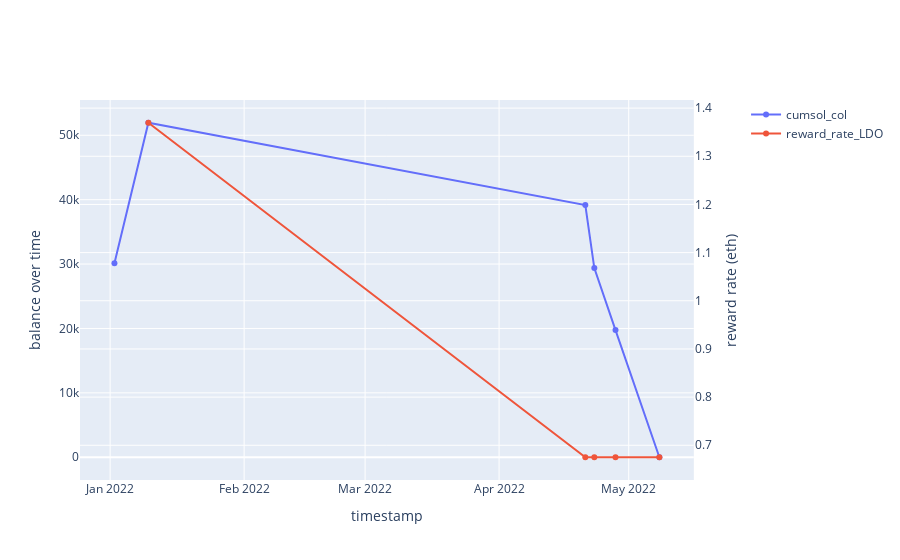
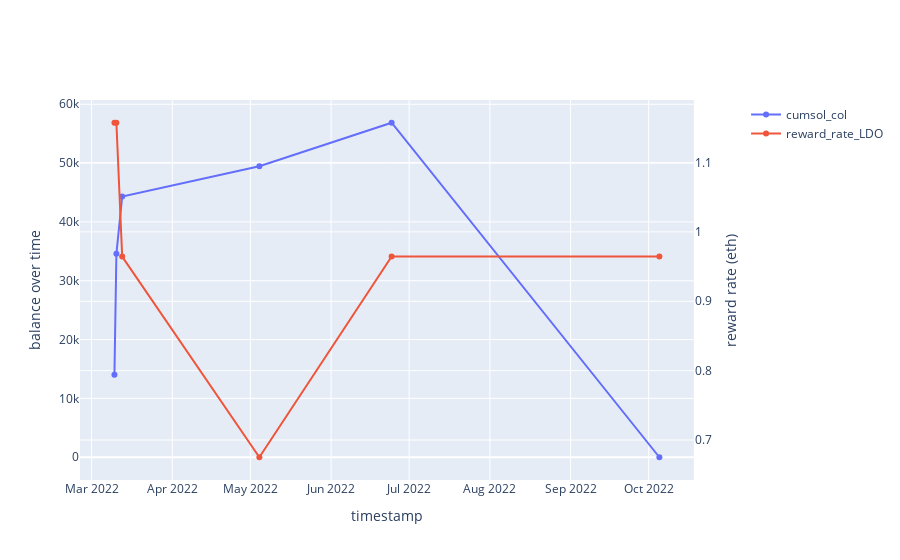
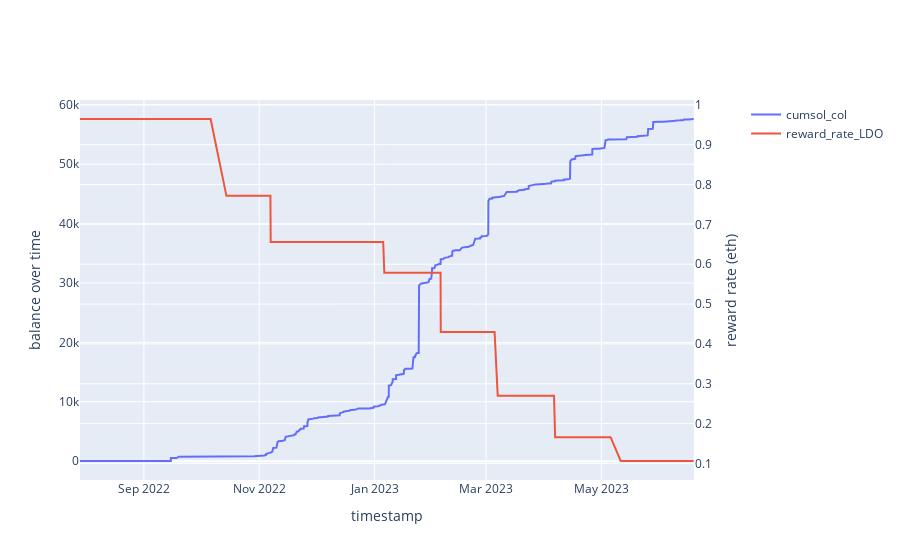
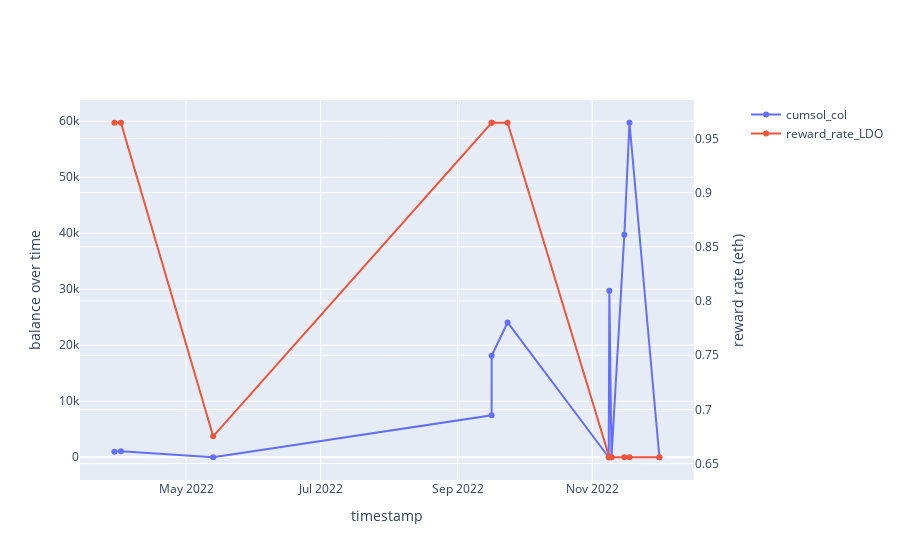

These figures' notebook cell, in order:
### Markdown cell above
### Whale's balance over time compared to LDO reward rate

### Code cell
# the actual graph of whale balance over time vs. reward rate 
import plotly.graph_objects as go 
from plotly.subplots import make_subplots

# top 21 whales graphs (whales who had over 50,000 eth cumulatively)
top_21_whales  = transfer_df.groupby('user').max().sort_values('cumsol_col').tail(21)
# filtering for transactions after 2022
top_21_whales_filtered = top_21_whales[top_21_whales['timestamp'] > '2022-01-01']

for whale in top_21_whales_filtered.index:
    largest_whale = transfer_df[transfer_df['user'] == whale]
    print(whale)
    # merging stETH ETH df onto largest whale df so we can access the reward rate and cumsol col in the same dataframe
    reward_time_largest_whale = stETH_ETH_incentive_rewards_df.loc[stETH_ETH_incentive_rewards_df.index.isin(largest_whale['timestamp'].dt.normalize())]
    reward_time_largest_whale = reward_time_largest_whale.sort_index()
    
    merged_largest_whale = pd.merge_asof(largest_whale, reward_time_largest_whale['reward_rate'], left_index=True, right_index=True)
    
    fig = make_subplots(specs=[[{"secondary_y": True}]])
    fig.add_trace(
    go.Scatter(x=merged_largest_whale.index, y=merged_largest_whale['cumsol_col'], name='cumsol_col'),
    secondary_y=False,
    )
    fig.add_trace(
    go.Scatter(x=merged_largest_whale.index, y=merged_largest_whale['reward_rate'], name='reward_rate_LDO'),
    secondary_y=True, 
    )

    fig.update_xaxes(title_text='timestamp')
    fig.update_yaxes(title_text='balance over time', secondary_y=False)
    fig.update_yaxes(title_text='reward rate (eth)', secondary_y=True)
    fig.show()

### Figure 1 — Plotly figure (JSON) as saved in the notebook; plotly's stock layout.template omitted (floating-point values rounded to 4 significant figures)
{"data": [{"name": "cumsol_col", "type": "scatter", "x": ["2022-01-01T23:51:53", "2022-01-09T20:16:20", "2022-04-20T23:01:05", "2022-04-23T01:02:25", "2022-04-27T22:42:30", "2022-05-08T02:20:46"], "xaxis": "x", "y": [30130.0, 51950.0, 39160.0, 29370.0, 19750.0, 0], "yaxis": "y"}, {"name": "reward_rate_LDO", "type": "scatter", "x": ["2022-01-01T23:51:53", "2022-01-09T20:16:20", "2022-04-20T23:01:05", "2022-04-23T01:02:25", "2022-04-27T22:42:30", "2022-05-08T02:20:46"], "xaxis": "x", "y": [null, 1.37, 0.6752, 0.6752, 0.6752, 0.6752], "yaxis": "y2"}], "layout": {"xaxis": {"anchor": "y", "domain": [0, 0.94], "title": {"text": "timestamp"}}, "yaxis": {"anchor": "x", "domain": [0, 1], "title": {"text": "balance over time"}}, "yaxis2": {"anchor": "x", "overlaying": "y", "side": "right", "title": {"text": "reward rate (eth)"}}}}

### Figure 2 — Plotly figure (JSON) as saved in the notebook; plotly's stock layout.template omitted (floating-point values rounded to 4 significant figures)
{"data": [{"name": "cumsol_col", "type": "scatter", "x": ["2022-03-09T18:59:39", "2022-03-10T13:01:08", "2022-03-12T18:23:40", "2022-05-04T10:55:33", "2022-06-24T06:24:23", "2022-10-05T02:32:35"], "xaxis": "x", "y": [14010.0, 34580.0, 44330.0, 49460.0, 56860.0, 0], "yaxis": "y"}, {"name": "reward_rate_LDO", "type": "scatter", "x": ["2022-03-09T18:59:39", "2022-03-10T13:01:08", "2022-03-12T18:23:40", "2022-05-04T10:55:33", "2022-06-24T06:24:23", "2022-10-05T02:32:35"], "xaxis": "x", "y": [1.157, 1.157, 0.9645, 0.6752, 0.9645, 0.9645], "yaxis": "y2"}], "layout": {"xaxis": {"anchor": "y", "domain": [0, 0.94], "title": {"text": "timestamp"}}, "yaxis": {"anchor": "x", "domain": [0, 1], "title": {"text": "balance over time"}}, "yaxis2": {"anchor": "x", "overlaying": "y", "side": "right", "title": {"text": "reward rate (eth)"}}}}

### Figure 3 — Plotly figure (JSON) as saved in the notebook; plotly's stock layout.template omitted (floating-point values rounded to 4 significant figures; data arrays with more than 128 entries replaced by an {"elided": "..."} marker saying what was removed)
{"data": [{"name": "cumsol_col", "type": "scatter", "x": {"elided": "702 str values"}, "xaxis": "x", "y": {"elided": "702 float values"}, "yaxis": "y"}, {"name": "reward_rate_LDO", "type": "scatter", "x": {"elided": "702 str values"}, "xaxis": "x", "y": {"elided": "702 float values"}, "yaxis": "y2"}], "layout": {"xaxis": {"anchor": "y", "domain": [0, 0.94], "title": {"text": "timestamp"}}, "yaxis": {"anchor": "x", "domain": [0, 1], "title": {"text": "balance over time"}}, "yaxis2": {"anchor": "x", "overlaying": "y", "side": "right", "title": {"text": "reward rate (eth)"}}}}

### Figure 4 — Plotly figure (JSON) as saved in the notebook; plotly's stock layout.template omitted (floating-point values rounded to 4 significant figures)
{"data": [{"name": "cumsol_col", "type": "scatter", "x": ["2022-03-29T13:47:43", "2022-04-01T12:13:06", "2022-05-13T07:05:43", "2022-09-16T09:46:59", "2022-09-16T10:15:47", "2022-09-23T15:28:47", "2022-11-08T10:42:47", "2022-11-08T17:33:47", "2022-11-09T16:52:59", "2022-11-15T12:25:23", "2022-11-17T20:30:11", "2022-12-01T09:23:59"], "xaxis": "x", "y": [964.4, 1070.0, 0, 7487.0, 18120.0, 24060.0, 0, 29710.0, 0, 39730.0, 59720.0, 0], "yaxis": "y"}, {"name": "reward_rate_LDO", "type": "scatter", "x": ["2022-03-29T13:47:43", "2022-04-01T12:13:06", "2022-05-13T07:05:43", "2022-09-16T09:46:59", "2022-09-16T10:15:47", "2022-09-23T15:28:47", "2022-11-08T10:42:47", "2022-11-08T17:33:47", "2022-11-09T16:52:59", "2022-11-15T12:25:23", "2022-11-17T20:30:11", "2022-12-01T09:23:59"], "xaxis": "x", "y": [0.9645, 0.9645, 0.6752, 0.9645, 0.9645, 0.9645, 0.6559, 0.6559, 0.6559, 0.6559, 0.6559, 0.6559], "yaxis": "y2"}], "layout": {"xaxis": {"anchor": "y", "domain": [0, 0.94], "title": {"text": "timestamp"}}, "yaxis": {"anchor": "x", "domain": [0, 1], "title": {"text": "balance over time"}}, "yaxis2": {"anchor": "x", "overlaying": "y", "side": "right", "title": {"text": "reward rate (eth)"}}}}
